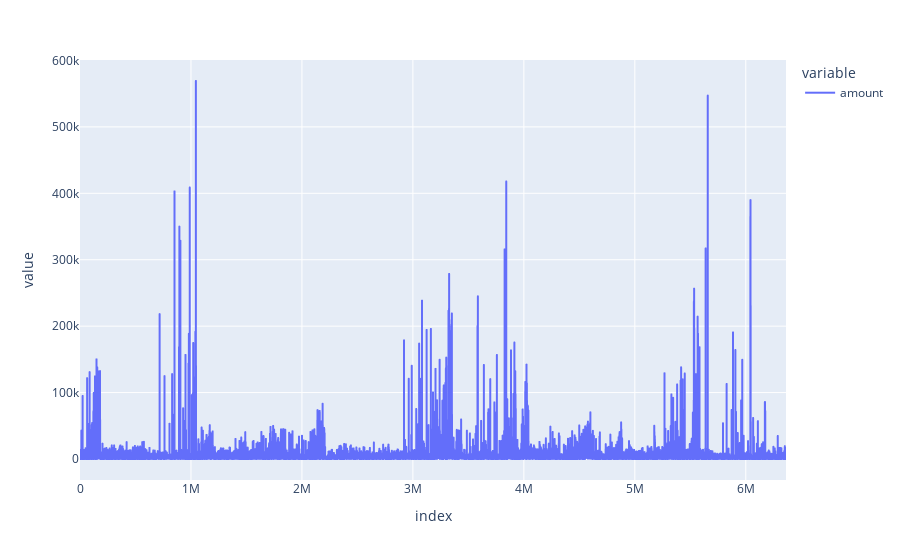

Write notebook code for a chart like this one.
### Code cell
# sns.lineplot(dataset['oldbalanceDest'])
df = dataset.query("type=='DEBIT'")
fig = px.line(df['amount'])
fig.show()

### Figure 1 — Plotly figure (JSON) as saved in the notebook; plotly's stock layout.template omitted (floating-point values rounded to 4 significant figures; data arrays with more than 128 entries replaced by an {"elided": "..."} marker saying what was removed)
{"data": [{"hovertemplate": "variable=amount<br>index=%{x}<br>value=%{y}<extra></extra>", "legendgroup": "amount", "line": {"color": "#636efa", "dash": "solid"}, "marker": {"symbol": "circle"}, "mode": "lines", "name": "amount", "showlegend": true, "type": "scattergl", "x": {"elided": "41432 int values"}, "xaxis": "x", "y": {"elided": "41432 float values"}, "yaxis": "y"}], "layout": {"legend": {"title": {"text": "variable"}, "tracegroupgap": 0}, "margin": {"t": 60}, "xaxis": {"anchor": "y", "domain": [0, 1], "title": {"text": "index"}}, "yaxis": {"anchor": "x", "domain": [0, 1], "title": {"text": "value"}}}}
